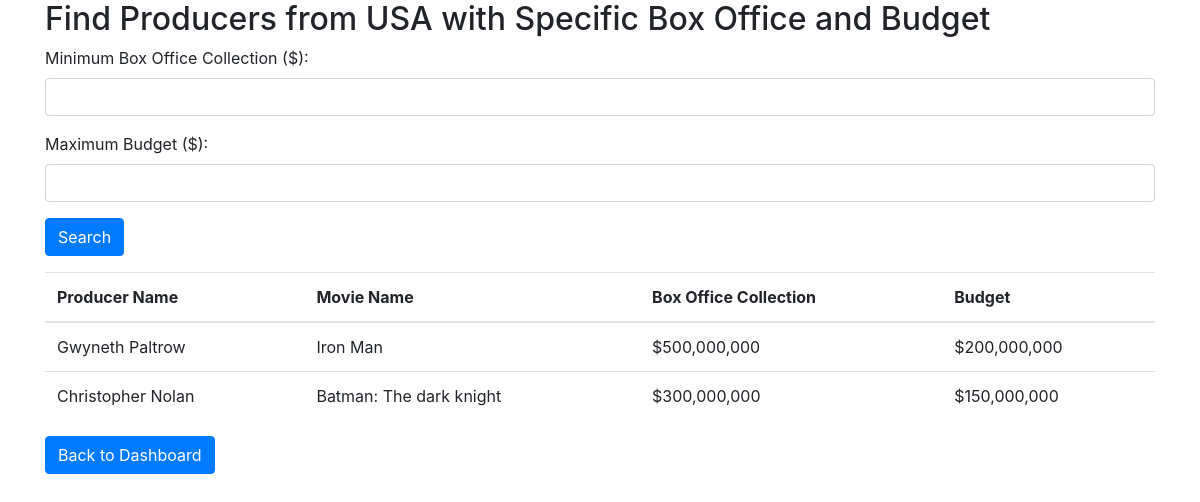
Page /query8.php on the committed database.
### tables this page shows
CREATE TABLE `People` (
  `id` int(11) NOT NULL,
  `name` varchar(255) DEFAULT NULL,
  `nationality` varchar(255) DEFAULT NULL,
  `dob` date DEFAULT NULL,
  `gender` varchar(255) DEFAULT NULL
);

CREATE TABLE `MotionPicture` (
  `id` int(20) NOT NULL,
  `name` varchar(255) DEFAULT NULL,
  `rating` float DEFAULT NULL,
  `production` varchar(255) DEFAULT NULL,
  `budget` decimal(15,2) DEFAULT NULL
);

CREATE TABLE `Movie` (
  `mpid` int(20) NOT NULL,
  `boxoffice_collection` int(11) DEFAULT NULL
);

### query8.php (the view, shortened to what this page needs)
<!DOCTYPE html>
<html lang="en">
<head>
    <link rel="stylesheet" href="https://stackpath.bootstrapcdn.com/bootstrap/4.3.1/css/bootstrap.min.css">
</head>
<body>
    <div class="container">
        <h2>Find Producers from USA with Specific Box Office and Budget</h2>
        <form action="" method="get">
            <div class="form-group">
                <label for="boxOffice">Minimum Box Office Collection ($):</label>
                <input type="number" class="form-control" id="boxOffice" name="boxOffice" value="<?php echo isset($_GET['boxOffice']) ? htmlspecialchars($_GET['boxOffice']) : ''; ?>">
            </div>
            <div class="form-group">
                <label for="budget">Maximum Budget ($):</label>
                <input type="number" class="form-control" id="budget" name="budget" value="<?php echo isset($_GET['budget']) ? htmlspecialchars($_GET['budget']) : ''; ?>">
            </div>
            <button type="submit" class="btn btn-primary">Search</button>
        </form>
        <table class="table mt-3">
            <thead>
                <tr>
                    <th>Producer Name</th>
                    <th>Movie Name</th>
                    <th>Box Office Collection</th>
                    <th>Budget</th>
                </tr>
            </thead>
            <tbody>
                <?php
                $servername = "localhost";
                $username = "root";
                $password = "";
                $dbname = "COSI127b";
                try {
                    $pdo = new PDO("mysql:host=$servername;dbname=$dbname", $username, $password);
                    $pdo->setAttribute(PDO::ATTR_ERRMODE, PDO::ERRMODE_EXCEPTION);
                    $boxOffice = isset($_GET['boxOffice']) ? (int)$_GET['boxOffice'] : 0;
                    $budget = isset($_GET['budget']) ? (int)$_GET['budget'] : PHP_INT_MAX;
                    $stmt = $pdo->prepare("SELECT People.name AS producer_name, MotionPicture.name AS movie_name, Movie.boxoffice_collection, MotionPicture.budget
                                           FROM People
                                           INNER JOIN Role ON People.id = Role.pid
                                           INNER JOIN MotionPicture ON Role.mpid = MotionPicture.id
                                           INNER JOIN Movie ON MotionPicture.id = Movie.mpid
                                           WHERE People.nationality = 'USA' AND Role.role_name = 'Producer'
                                           AND Movie.boxoffice_collection >= :boxOffice AND MotionPicture.budget <= :budget");
                    $stmt->bindParam(':boxOffice', $boxOffice, PDO::PARAM_INT);
                    $stmt->bindParam(':budget', $budget, PDO::PARAM_INT);
                    $stmt->execute();
                    $results = $stmt->fetchAll(PDO::FETCH_ASSOC);
                    if ($results) {
                        foreach ($results as $row) {
                            echo "<tr>
                                    <td>".htmlspecialchars($row['producer_name'])."</td>
                                    <td>".htmlspecialchars($row['movie_name'])."</td>
                                    <td>$".htmlspecialchars(number_format($row['boxoffice_collection']))."</td>
                                    <td>$".htmlspecialchars(number_format($row['budget']))."</td>
                                  </tr>";
                        }
                    } else {
                        echo "<tr><td colspan='4'>No results found.</td></tr>";
                    }
                } catch(PDOException $e) {
                    echo "Error: " . $e->getMessage();
                }
                ?>
            </tbody>
        </table>
        <a href="index.php" class="btn btn-primary">Back to Dashboard</a>
    </div>
</body>
</html>

### rows in the picture
people: name "Gwyneth Paltrow", motionpicture.name "Iron Man", movie.boxoffice_collection "500,000,000", motionpicture.budget "200,000,000"
people: name "Christopher Nolan", motionpicture.name "Batman: The dark knight", movie.boxoffice_collection "300,000,000", motionpicture.budget "150,000,000"
